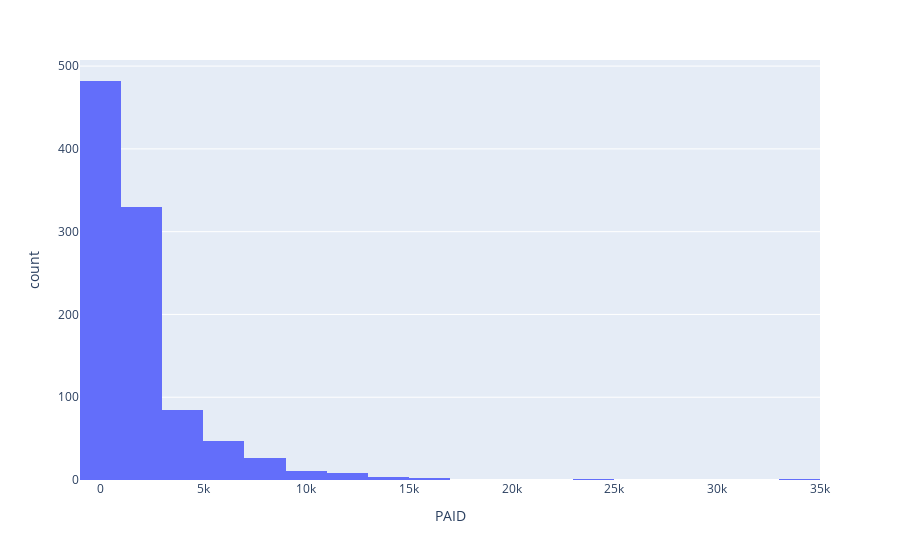

The code cell stored with this chart in its notebook:
### Markdown cell above
### Q13: Produce `plotly` histogram and boxplot visualizations of the distribution of paid claims (`PAID`) in the *population*.

#### Which of the following statements are true? Refer to your answers from `Q8` and `Q10`.

- A. the distribution observed in the sample seems to approximately matches the distribution of the population; the 95% bootstrap confidence interval based on the sample captured the true population median
- B. the distribution observed in the sample seems to approximately matches the distribution of the population; the 95% bootstrap confidence interval based on the sample *did not* capture the true population median
- C. the distribution observed in the sample *does not* match the distribution of the population; the 95% bootstrap confidence interval based on the sample captured the true population median
- D. the distribution observed in the sample *does not* match the distribution of the population; the 95% bootstrap confidence interval based on the sample *did not* capture the true population median

### Code cell
fig = px.histogram(auto_claims_population_csv_asdf, x="PAID", nbins=20)
fig.show()

### Figure 1 — Plotly figure (JSON) as saved in the notebook; plotly's stock layout.template omitted (floating-point values rounded to 4 significant figures; data arrays with more than 128 entries replaced by an {"elided": "..."} marker saying what was removed)
{"data": [{"alignmentgroup": "True", "bingroup": "x", "hovertemplate": "PAID=%{x}<br>count=%{y}<extra></extra>", "legendgroup": "", "marker": {"color": "#636efa", "pattern": {"shape": ""}}, "name": "", "nbinsx": 20, "offsetgroup": "", "orientation": "v", "showlegend": false, "type": "histogram", "x": {"elided": "1000 float values"}, "xaxis": "x", "yaxis": "y"}], "layout": {"barmode": "relative", "legend": {"tracegroupgap": 0}, "margin": {"t": 60}, "xaxis": {"anchor": "y", "domain": [0, 1], "title": {"text": "PAID"}}, "yaxis": {"anchor": "x", "domain": [0, 1], "title": {"text": "count"}}}}
